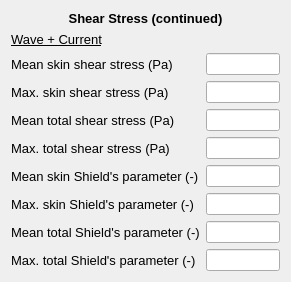
     <widget class="QWidget" name="formLayoutWidget_19">
      <property name="geometry">
       <rect>
        <x>800</x>
        <y>360</y>
        <width>291</width>
        <height>254</height>
       </rect>
      </property>
      <layout class="QFormLayout" name="formLayout_22">
       <item row="1" column="0" colspan="2">
        <widget class="QLabel" name="roughness_lbl_8">
         <property name="font">
          <font>
           <family>MS Shell Dlg 2</family>
           <pointsize>10</pointsize>
           <weight>75</weight>
           <bold>true</bold>
          </font>
         </property>
         <property name="text">
          <string>&lt;html&gt;&lt;head/&gt;&lt;body&gt;&lt;p align=&quot;center&quot;&gt;Shear Stress (continued)&lt;/p&gt;&lt;/body&gt;&lt;/html&gt;</string>
         </property>
        </widget>
       </item>
       <item row="2" column="0">
        <widget class="QLabel" name="roughness_lbl_12">
         <property name="font">
          <font>
           <family>MS Shell Dlg 2</family>
           <pointsize>10</pointsize>
           <weight>75</weight>
           <bold>true</bold>
          </font>
         </property>
         <property name="text">
          <string>&lt;html&gt;&lt;head/&gt;&lt;body&gt;&lt;p align=&quot;center&quot;&gt;&lt;span style=&quot; font-weight:400; text-decoration: underline;&quot;&gt;Wave + Current&lt;/span&gt;&lt;/p&gt;&lt;/body&gt;&lt;/html&gt;</string>
         </property>
        </widget>
       </item>
       <item row="3" column="0">
        <widget class="QLabel" name="meanSkinShear_wpc_lbl">
         <property name="font">
          <font>
           <family>MS Shell Dlg 2</family>
           <pointsize>10</pointsize>
          </font>
         </property>
         <property name="text">
          <string>Mean skin shear stress (Pa)</string>
         </property>
        </widget>
       </item>
       <item row="3" column="1">
        <widget class="QLineEdit" name="meanSkinShear_wpc_txt">
         <property name="readOnly">
          <bool>true</bool>
         </property>
        </widget>
       </item>
       <item row="4" column="0">
        <widget class="QLabel" name="maxSkinShear_wpc_lbl">
         <property name="font">
          <font>
           <family>MS Shell Dlg 2</family>
           <pointsize>10</pointsize>
          </font>
         </property>
         <property name="text">
          <string>Max. skin shear stress (Pa)</string>
         </property>
        </widget>
       </item>
       <item row="4" column="1">
        <widget class="QLineEdit" name="maxSkinShear_wpc_txt">
         <property name="readOnly">
          <bool>true</bool>
         </property>
        </widget>
       </item>
       <item row="5" column="0">
        <widget class="QLabel" name="meanTotalShear_wpc_lbl">
         <property name="font">
          <font>
           <family>MS Shell Dlg 2</family>
           <pointsize>10</pointsize>
          </font>
         </property>
         <property name="text">
          <string>Mean total shear stress (Pa)</string>
         </property>
        </widget>
       </item>
       <item row="5" column="1">
        <widget class="QLineEdit" name="meanTotalShear_wpc_txt">
         <property name="readOnly">
          <bool>true</bool>
         </property>
        </widget>
       </item>
       <item row="6" column="0">
        <widget class="QLabel" name="maxTotalShear_wpc_lbl">
         <property name="font">
          <font>
           <family>MS Shell Dlg 2</family>
           <pointsize>10</pointsize>
          </font>
         </property>
         <property name="text">
          <string>Max. total shear stress (Pa)</string>
         </property>
        </widget>
       </item>
       <item row="6" column="1">
        <widget class="QLineEdit" name="maxTotalShear_wpc_txt">
         <property name="readOnly">
          <bool>true</bool>
         </property>
        </widget>
       </item>
       <item row="7" column="0">
        <widget class="QLabel" name="meanSkinShields_wpc_lbl">
         <property name="font">
          <font>
           <family>MS Shell Dlg 2</family>
           <pointsize>10</pointsize>
          </font>
         </property>
         <property name="text">
          <string>Mean skin Shield's parameter (-)</string>
         </property>
        </widget>
       </item>
       <item row="7" column="1">
        <widget class="QLineEdit" name="meanSkinShields_wpc_txt">
         <property name="readOnly">
          <bool>true</bool>
         </property>
        </widget>
       </item>
       <item row="8" column="0">
        <widget class="QLabel" name="maxSkinShields_wpc_lbl">
         <property name="font">
          <font>
           <family>MS Shell Dlg 2</family>
           <pointsize>10</pointsize>
          </font>
         </property>
         <property name="text">
          <string>Max. skin Shield's parameter (-)</string>
         </property>
        </widget>
       </item>
       <item row="8" column="1">
        <widget class="QLineEdit" name="maxSkinShields_wpc_txt">
         <property name="readOnly">
          <bool>true</bool>
         </property>
        </widget>
       </item>
       <item row="9" column="0">
        <widget class="QLabel" name="meanTotalShields_wpc_lbl">
         <property name="font">
          <font>
           <family>MS Shell Dlg 2</family>
           <pointsize>10</pointsize>
          </font>
         </property>
         <property name="text">
          <string>Mean total Shield's parameter (-)</string>
         </property>
        </widget>
       </item>
       <item row="9" column="1">
        <widget class="QLineEdit" name="meanTotalShields_wpc_txt">
         <property name="readOnly">
          <bool>true</bool>
         </property>
        </widget>
       </item>
       <item row="10" column="0">
        <widget class="QLabel" name="maxTotalShields_wpc_lbl">
         <property name="font">
          <font>
           <family>MS Shell Dlg 2</family>
           <pointsize>10</pointsize>
          </font>
         </property>
         <property name="text">
          <string>Max. total Shield's parameter (-)</string>
         </property>
        </widget>
       </item>
       <item row="10" column="1">
        <widget class="QLineEdit" name="maxTotalShields_wpc_txt">
         <property name="readOnly">
          <bool>true</bool>
         </property>
        </widget>
       </item>
      </layout>
     </widget>
